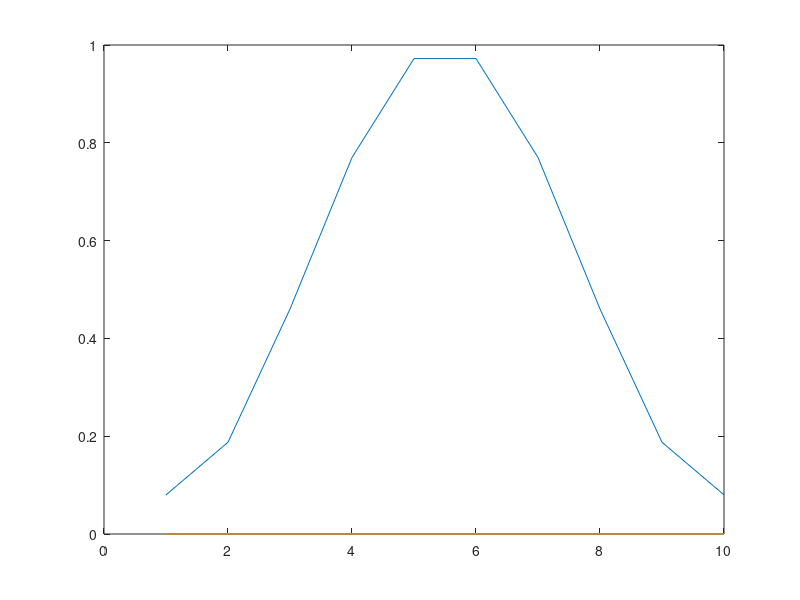
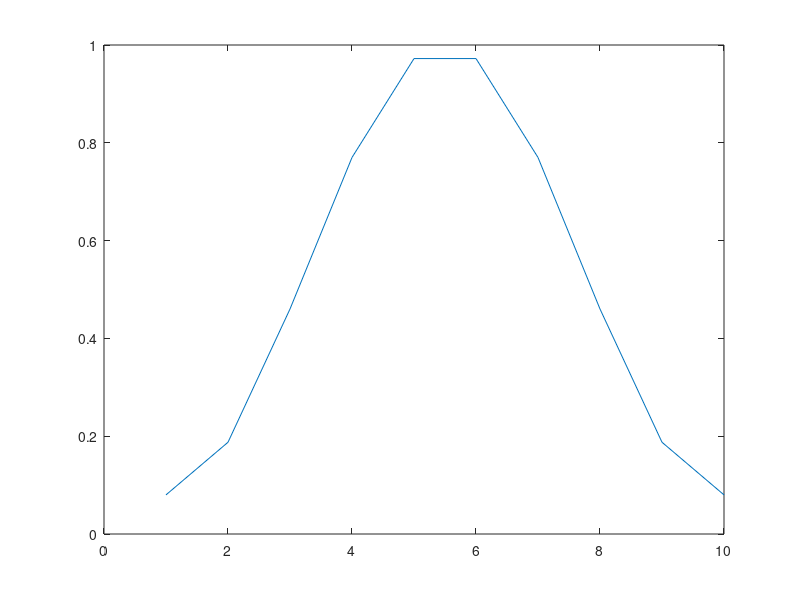

MATLAB code to generate these figures, in order: (Note: this script raises an error after producing the figures.)
clear; clc; close all
L = 10; % ウィンドウ長さ
w =  zeros(L);
N = L - 1;
for n = 0:N
    w(n+1) = 0.54 - 0.46 * cos(2 * pi * (n / N));
end

w_h = hamming(L); % hamming関数

figure;plot(w)
figure;plot(w_h)

%ハミング窓の振幅スペクトルを表示せよ
figure;plot(abs(dft_sample(w)));